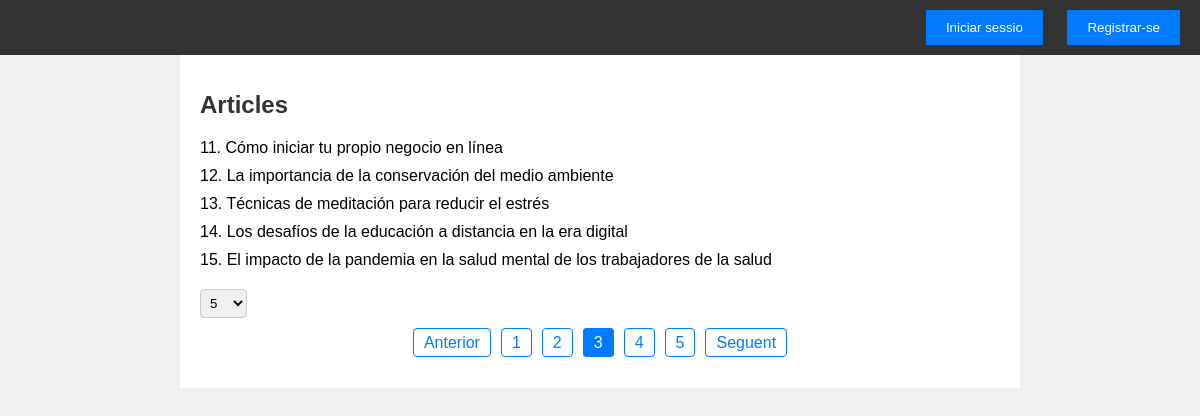
The page /?pagina=3 on the database its author committed.
### tables this page shows
CREATE TABLE IF NOT EXISTS `articles` (
  `article_id` int(11) NOT NULL AUTO_INCREMENT,
  `Titol` text NOT NULL,
  `text_adreca` text NOT NULL,
  `usuari_id` int(11) DEFAULT NULL,
  PRIMARY KEY (`article_id`)
);

### index.php (the view, shortened to what this page needs)
<?php
function conectarDB(){
$dadesConnexio = 'mysql:host=localhost;dbname=pt03_alex_vazquez';
$dbuser = 'root';
try {
    $connexio = new PDO($dadesConnexio, $dbuser,'');
    $connexio->setAttribute(PDO::ATTR_ERRMODE, PDO::ERRMODE_EXCEPTION);
    return $connexio;
} catch (\Throwable $th) {
    $errors[] = "Error al conectar-se a la base de dades";
}finally{
    $connexio = null;
}
}
$connexio = conectarDB();
$pagina = 1;
function opcions(){
    return $_SESSION['fi'];
}
function articles(){
    global $pagina;
    global $connexio;
    $resultat = "";
    if (isset($_GET["pagina"])) {
        $pagina = intval($_GET["pagina"]);
    }
    $fi = opcions();
    $inici = ($pagina - 1) * $fi;
    $sentencia = $connexio->query("SELECT count(*) AS conteo FROM articles");
    $conteo = $sentencia->fetchObject()->conteo;
    $stmt = $connexio->prepare("SELECT * FROM articles LIMIT $inici, $fi");
    $stmt->execute();
if(($stmt->execute())){
    while ($dades = $stmt->fetch(PDO::FETCH_ASSOC)) {
    $resultat .= '<li>' . $dades['article_id']. '. ' . $dades['Titol'] . '</li>';
    }
    return $resultat;
}
}
include_once 'Vista/index_vista.php'
?>

### estils.css (style rules this page uses)
body { font-family: Arial, sans-serif; background-color: #f0f0f0; margin: 0; padding: 0; }
.articles li { margin-bottom: 10px; }

### rows shown on the page
articles: article_id "11", Titol "Cómo iniciar tu propio negocio en línea"
articles: article_id "12", Titol "La importancia de la conservación del medio ambiente"
articles: article_id "13", Titol "Técnicas de meditación para reducir el estrés"
articles: article_id "14", Titol "Los desafíos de la educación a distancia en la era digital"
articles: article_id "15", Titol "El impacto de la pandemia en la salud mental de los trabajadores de la salud"
